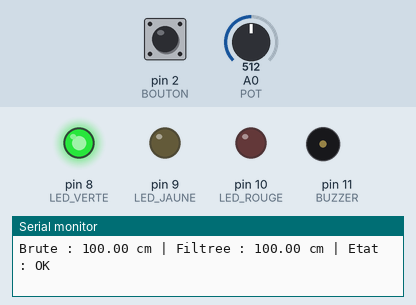
Recording of a sketch running on a simulated Arduino Uno, built with avr-gcc and run on an emulated ATmega328P. Parts: output pins drawn as LEDs (lit = HIGH), buzzer (waves = sounding), the last lines printed to the serial monitor. The inputs (shaded band) are chosen by the test bench; at power-on: A0 (POT) = 512, pin 2 (BOUTON) HIGH.

Above: at 1.2 s.
1.3 s: A0 (POT) set to 550
At 1.9 s:
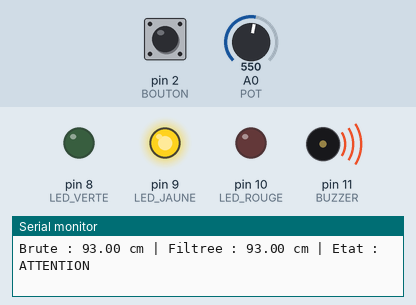
4.3 s: A0 (POT) set to 773
6.0 s: A0 (POT) set to 803
At 6.12 s:
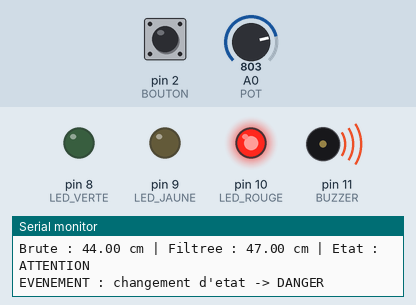
Timing chart, 0 to 13.0 s (numbered marks = the images above; inputs shaded):
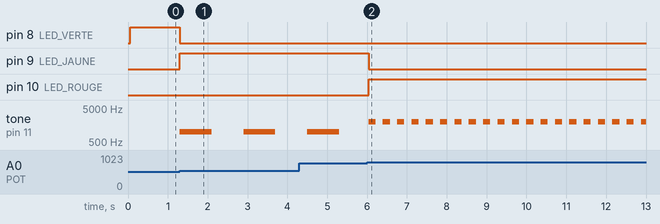

The sketch:

miniprojet_theme3_stationnement.ino
```cpp
const int LED_VERTE = 8;
const int LED_JAUNE = 9;
const int LED_ROUGE = 10;
const int BUZZER = 11;
const int BOUTON = 2;
const int POT = A0;

// Seuils : OK 101-200 cm, ATTENTION 50-100 cm, DANGER 0-49 cm
const int SEUIL_OK = 100;
const int SEUIL_DANGER = 50;

// Filtrage : moyenne des 5 dernières mesures
float mesures[5];
int indexMesure = 0;

// Hystérésis
const int HYST = 3;

String etat = "OK";

bool ancienBouton = HIGH;
unsigned long dernierAppui = 0;

// Temporisations non bloquantes
unsigned long dernierBip = 0;
unsigned long dernierSerial = 0;

bool buzzer = false;

const unsigned long ANTI_REBOND = 250;
const unsigned long INTERVALLE_SERIAL = 200;
const unsigned long BIP_ATTENTION = 800;
const unsigned long BIP_DANGER = 180;


void setup() {

  pinMode(LED_VERTE, OUTPUT);
  pinMode(LED_JAUNE, OUTPUT);
  pinMode(LED_ROUGE, OUTPUT);
  pinMode(BUZZER, OUTPUT);
  pinMode(BOUTON, INPUT_PULLUP);

  Serial.begin(9600);

  // Initialisation du filtre
  float distance = map(analogRead(POT), 0, 1023, 200, 0);

  for (int i = 0; i < 5; i++) {
    mesures[i] = distance;
  }

  Serial.println("RADAR DE STATIONNEMENT");
  Serial.println("OK : 101-200 cm");
  Serial.println("ATTENTION : 50-100 cm");
  Serial.println("DANGER : 0-49 cm");
  Serial.println("Droite = loin | Gauche = proche");
  Serial.println();
}


void loop() {

  // Lecture de la distance : droite = 200 cm, gauche = 0 cm
  int valeur = analogRead(POT);

  float brute = map(valeur, 0, 1023, 200, 0);


  // Filtrage : moyenne des 5 dernieres mesures
  mesures[indexMesure] = brute;
  indexMesure = (indexMesure + 1) % 5;

  float somme = 0;

  for (int i = 0; i < 5; i++) {
    somme += mesures[i];
  }

  float distance = somme / 5.0;


  gererBouton();
  changerEtat(distance);
  gererSorties();
  afficherSerial(brute, distance);
}


// 3 états + hystérésis
void changerEtat(float d) {

  String ancienEtat = etat;

  if (etat == "OK") {

    if (d < SEUIL_OK - HYST) {

      if (d < SEUIL_DANGER - HYST) {
        etat = "DANGER";
      }
      else {
        etat = "ATTENTION";
      }
    }
  }

  else if (etat == "ATTENTION") {

    if (d > SEUIL_OK + HYST) {
      etat = "OK";
    }

    else if (d < SEUIL_DANGER - HYST) {
      etat = "DANGER";
    }
  }

  else if (etat == "DANGER") {

    if (d > SEUIL_DANGER + HYST) {

      if (d > SEUIL_OK + HYST) {
        etat = "OK";
      }
      else {
        etat = "ATTENTION";
      }
    }
  }

  if (ancienEtat != etat) {

    Serial.print("EVENEMENT : changement d'etat -> ");
    Serial.println(etat);
  }
}


// LEDs + buzzer
void gererSorties() {

  if (etat == "OK") {

    digitalWrite(LED_VERTE, HIGH);
    digitalWrite(LED_JAUNE, LOW);
    digitalWrite(LED_ROUGE, LOW);

    noTone(BUZZER);
    buzzer = false;
  }

  else if (etat == "ATTENTION") {

    digitalWrite(LED_VERTE, LOW);
    digitalWrite(LED_JAUNE, HIGH);
    digitalWrite(LED_ROUGE, LOW);

    gererBip(BIP_ATTENTION, 1000);
  }

  else {

    digitalWrite(LED_VERTE, LOW);
    digitalWrite(LED_JAUNE, LOW);
    digitalWrite(LED_ROUGE, HIGH);

    gererBip(BIP_DANGER, 2000);
  }
}


// Buzzer non bloquant
void gererBip(unsigned long intervalle, int frequence) {

  if (millis() - dernierBip >= intervalle) {

    dernierBip = millis();

    if (buzzer) {
      noTone(BUZZER);
      buzzer = false;
    }
    else {
      tone(BUZZER, frequence);
      buzzer = true;
    }
  }
}


// Bouton + anti-rebond
void gererBouton() {

  bool bouton = digitalRead(BOUTON);

  if (ancienBouton == HIGH &&
      bouton == LOW &&
      millis() - dernierAppui >= ANTI_REBOND) {

    dernierAppui = millis();

    Serial.print("EVENEMENT : bouton appuye | Etat : ");
    Serial.println(etat);
  }

  ancienBouton = bouton;
}


// Serial : distance brute + filtrée + etat
void afficherSerial(float brute, float filtree) {

  if (millis() - dernierSerial >= INTERVALLE_SERIAL) {

    dernierSerial = millis();

    Serial.print("Brute : ");
    Serial.print(brute, 2);

    Serial.print(" cm | Filtree : ");
    Serial.print(filtree, 2);

    Serial.print(" cm | Etat : ");
    Serial.println(etat);
  }
}
```

Measured:
- the behaviour switches between 531 and 532 on A0 (POT) (found by bisection; images 0 and 1)
- the behaviour switches between 787 and 788 on A0 (POT) (found by bisection; images 1 and 2)
- after the input at 1.3 s, pin 8 (LED_VERTE): HIGH → LOW at once; pin 9 (LED_JAUNE): LOW → HIGH at once; tone on pin 11 (BUZZER): alternates 1000 Hz for 0.80 s and silent for 0.80 s, starting at once
- after the input at 6.0 s, pin 9 (LED_JAUNE): HIGH → LOW at once; pin 10 (LED_ROUGE): LOW → HIGH at once; tone on pin 11 (BUZZER): alternates 2000 Hz for 0.18 s and silent for 0.18 s, starting at once
